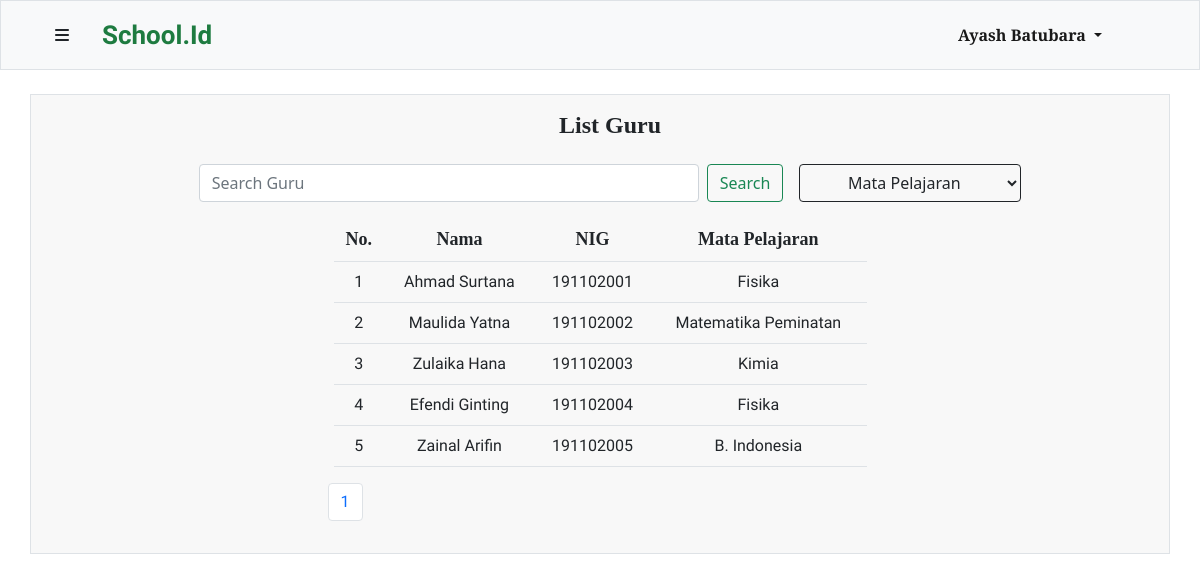
Before: /php/guru.php (signed in) with the older database file.
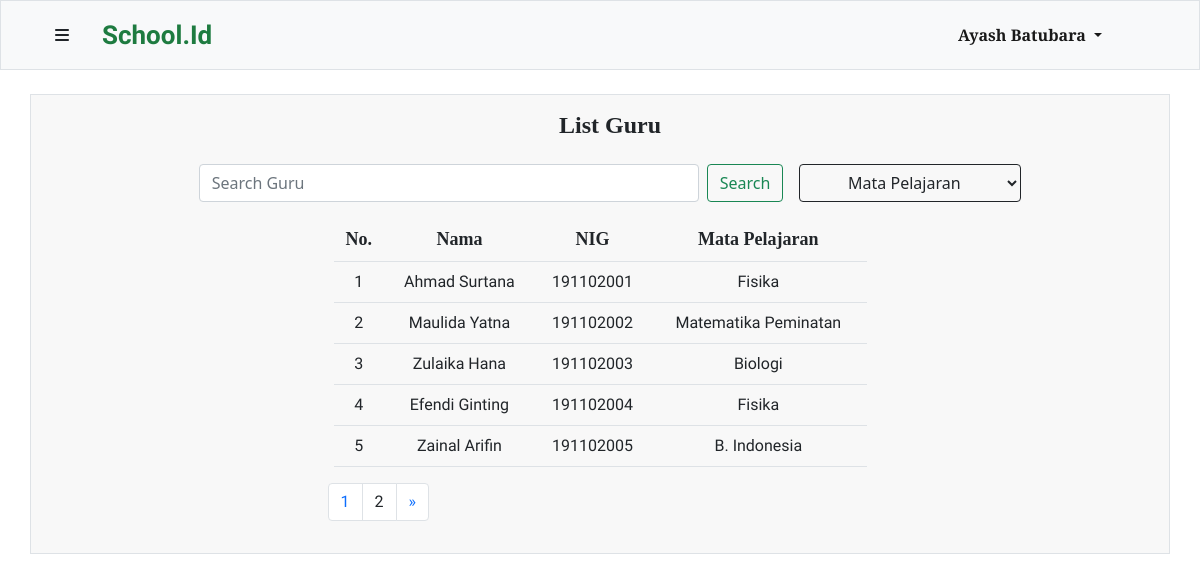
After: the same page with the newer database file.
### tables this page shows
CREATE TABLE `guru` (
  `id` int(10) UNSIGNED NOT NULL,
  `nama_guru` varchar(200) NOT NULL,
  `NIG` char(9) NOT NULL,
  `mapel_id` int(10) UNSIGNED NOT NULL,
  `user_id` int(10) UNSIGNED NOT NULL
);

CREATE TABLE `mapel` (
  `id` int(10) UNSIGNED NOT NULL,
  `nama_mapel` varchar(200) NOT NULL,
  `Created_at` timestamp NOT NULL DEFAULT current_timestamp()
);

### php/function.php (called while the page is built, shortened)
<?php
$connection = mysqli_connect("localhost","root","","tubes");
function show($query) {
    global $connection;
    $box = [];
    $result = mysqli_query($connection, $query);
    while($row = mysqli_fetch_assoc($result)) {
        $box[] = $row;
    }
    return $box;
}
?>

### php/guru.php (the view, shortened to what this page needs)
<?php
require 'function.php';
$totalData = count(show("SELECT guru.id as id, guru.nama_guru as nama, guru.NIG as nig, mapel.nama_mapel as mapel FROM guru JOIN mapel ON guru.mapel_id = mapel.id ")) ;
$dataPerhalaman = 5;
$jumlahHalaman = ceil($totalData/$dataPerhalaman);
if (isset($_GET["page"])) {
    $halamanAktif = $_GET["page"];
} else {
    $halamanAktif = 1;
}
$dataAwal = ($halamanAktif * $dataPerhalaman) - $dataPerhalaman;
$guru = show("SELECT guru.id as id, guru.nama_guru as nama, guru.NIG as nig, mapel.nama_mapel as mapel FROM guru JOIN mapel ON guru.mapel_id = mapel.id LIMIT $dataAwal, $dataPerhalaman ");
$i = $dataAwal + 1;
?>
<!DOCTYPE html>
<html lang="en">
<head>
    <link href="https://cdn.jsdelivr.net/npm/bootstrap@5.1.3/dist/css/bootstrap.min.css" rel="stylesheet">
    <link rel="stylesheet" href="style/navbar.css">
    <link rel="stylesheet" href="style/template.css">
</head>
<body>
    <?php include 'navbar.php' ?>
<div class="container my-4 px-4 py-3 table-data border">
    <div class="table-title">
        <h4>List Guru</h4>
    </div>
    <form class="d-flex search my-3 mx-auto" method="POST">
            <input class="form-control me-2" type="search" placeholder="Search Guru" aria-label="Search" name="keyword" autocomplete="off">
            <button class="btn btn-outline-success" type="submit" name="find">Search</button>
        <select class="btn ms-3 btn-outline-dark" name="filter" id="">
            <option value="">Mata Pelajaran</option>
        </select>
    </form>
    <div class="container-fluid mt-3">
        <table class="mx-auto table">
        <tr class="thead">
            <td class="table-header">No. </td>
            <td class="table-header">Nama</td>
            <td class="table-header">NIG</td>
            <td class="table-header">Mata Pelajaran</td>
        </tr>
        <?php foreach($guru as $gru) : ?>
        <tr class="tbody">
            <td class="table-body"><?=$i?></td>
            <td class="table-body"><?=$gru["nama"] ?></td>
            <td class="table-body"><?=$gru["nig"]?></td>
            <td class="table-body"><?=$gru["mapel"]?></td>
        </tr>
    <?php $i++ ?>
    <?php endforeach ; ?>
        </table>
    </div>
     <?php include 'pagination.php' ?>
</div>
</body>
</html>

### php/pagination.php (shortened to what this page needs)
<div class="my-3">
    <nav aria-label="Page navigation example" class="mx-auto new-pagination">
    <ul class="pagination">
        <?php for($j=1; $j <= $jumlahHalaman; $j++) : ?>
        <?php if($j == $halamanAktif) : ?>
                  <li class="page-item"><a class="page-link" href="?page=<?=$j?>"><?=$j?></a></li>
        <?php else : ?>
                  <li class="page-item"><a class="page-link text-dark" href="?page=<?=$j?>"><?=$j?></a></li>
        <?php endif ; ?>
        <?php endfor ; ?>
        <?php if($halamanAktif < $jumlahHalaman) : ?>
            <li class="page-item">
                <a class="page-link" href="?page=<?=$halamanAktif + 1?>" aria-label="Next">
                    <span aria-hidden="true">&raquo;</span>
                </a>
            </li>
        <?php endif ; ?>
    </ul>
    </nav>
</div>

Changed rows visible on the page:
changed through a linked row, guru "Zulaika Hana": mapel.nama_mapel "Kimia" → "Biologi"
Other visible differences:
new list line: "2"
